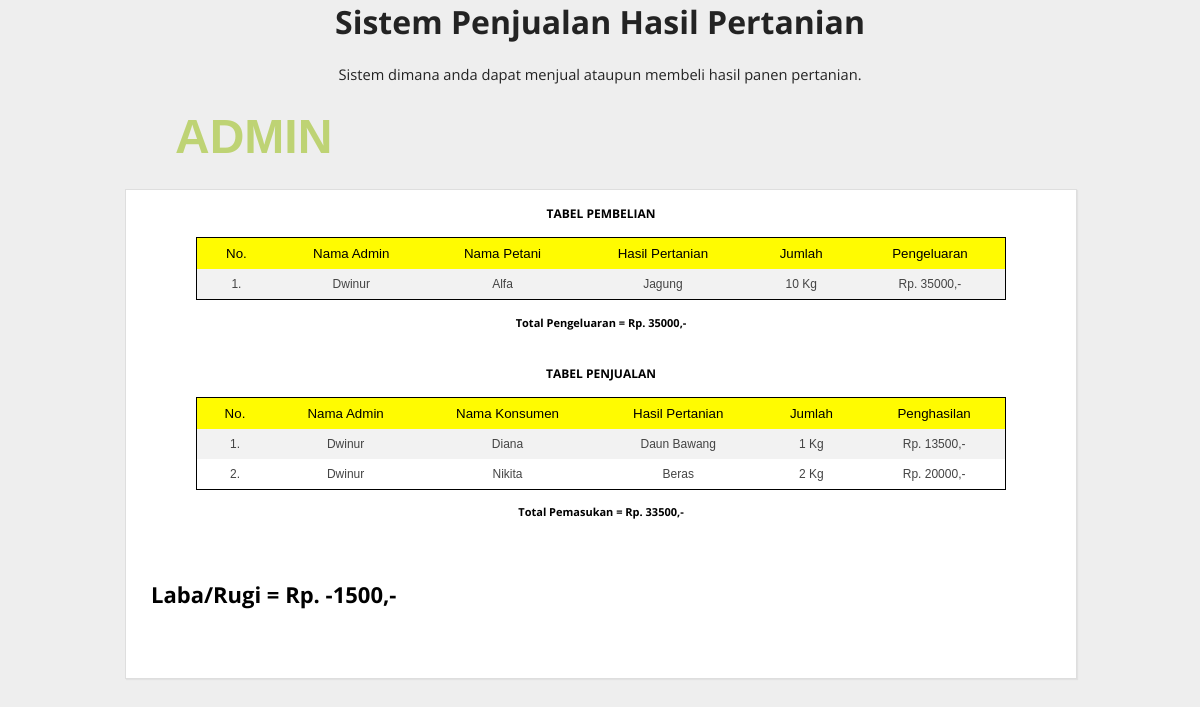
Screenshot of /laporan.php (signed in) with the database file from the repository.
### tables this page shows
CREATE TABLE `pembelian` (
  `id_pembelian` int(3) NOT NULL,
  `nama_admin` varchar(100) NOT NULL,
  `nama_petani` varchar(100) NOT NULL,
  `nama_barang` varchar(100) NOT NULL,
  `berat` int(15) NOT NULL,
  `pengeluaran` int(100) NOT NULL
);

CREATE TABLE `penjualan` (
  `id_penjualan` int(3) NOT NULL,
  `nama_admin` varchar(50) NOT NULL,
  `nama_konsumen` varchar(50) NOT NULL,
  `nama_barang` varchar(20) NOT NULL,
  `berat` int(15) NOT NULL,
  `penghasilan` int(100) NOT NULL
);

### laporan.php (the view, shortened to what this page needs)
<?php
include_once("config.php");
$result = mysqli_query($mysqli, "SELECT * FROM pembelian");
$sql = mysqli_query($mysqli, "SELECT * FROM penjualan");
$total1 = mysqli_query($mysqli, "SELECT SUM(pengeluaran) AS total1 FROM pembelian");
$total2 = mysqli_query($mysqli, "SELECT SUM(penghasilan) AS total2 FROM penjualan");
$total3 = mysqli_query($mysqli, "SELECT (SELECT SUM(penghasilan) AS total2 FROM penjualan)-(SELECT SUM(pengeluaran) AS total1 FROM pembelian) as total3");
?>
<html>
<head>
    <link rel="stylesheet" href="desain.css" />
</head>
<body>
<header>
    <h1>Sistem Penjualan Hasil Pertanian</h1>
    <p class="deskripsi">Sistem dimana anda dapat menjual ataupun membeli hasil panen pertanian.</p>
 </header>
 <div class="wrap">
 <div class="blog">
 <h2><a href="admin.php" id="admin">Admin</a></h2>
    <div class="conteudo">
    <center>
    <div class="post-info">
        <b>Tabel Pembelian</b>
    </div>
    <table class="table3">
<tr>
    <th>No.</th> <th>Nama Admin</th> <th>Nama Petani</th> <th>Hasil Pertanian</th> <th>Jumlah</th> <th>Pengeluaran</th>
</tr>
<?php
$no=0;
    while($user_data = mysqli_fetch_array($result)) {
    $no++;
    echo "<tr>";
    echo "<td>".$no.".</td>";
    echo "<td>".$user_data['nama_admin']."</td>";
    echo "<td>".$user_data['nama_petani']."</td>";
    echo "<td>".$user_data['nama_barang']."</td>";
    echo "<td>".$user_data['berat']." Kg</td>";
    echo "<td>Rp. ".$user_data['pengeluaran'].",-</td>";
    }
?>
</table>
<?php
while($user_data = mysqli_fetch_array($total1)) {
    echo "<h4>Total Pengeluaran = Rp. ".$user_data['total1'].",-</h4><br></br>";
}
?>
<div class="post-info">
        <b>Tabel Penjualan</b>
    </div>
    <table class="table3">
<tr>
    <th>No.</th> <th>Nama Admin</th> <th>Nama Konsumen</th> <th>Hasil Pertanian</th> <th>Jumlah</th> <th>Penghasilan</th>
</tr>
<?php
    while($user_data = mysqli_fetch_array($sql)) {
    echo "<tr>";
    echo "<td>".$user_data['id_penjualan'].".</td>";
    echo "<td>".$user_data['nama_admin']."</td>";
    echo "<td>".$user_data['nama_konsumen']."</td>";
    echo "<td>".$user_data['nama_barang']."</td>";
    echo "<td>".$user_data['berat']." Kg</td>";
    echo "<td>Rp. ".$user_data['penghasilan'].",-</td>";
}
?>
</table>
<?php
while($user_data = mysqli_fetch_array($total2)) {
    echo "<h4>Total Pemasukan = Rp. ".$user_data['total2'].",-</h4><br></br>";
}
?>
</center>
<?php
while($user_data = mysqli_fetch_array($total3)) {
    echo "<h1>Laba/Rugi = Rp. ".$user_data['total3'].",-</h1><br></br>";
}?>
</div>
</body>
</html>

### desain.css (style rules this page uses)
body { background: #eee; margin:0; font-family: 'Open Sans', sans-serif; }
header { text-align: center; color: #232323; }
header .deskripsi { font-size: 11pt; }
.wrap { width: 950px; margin:25px auto; }
.blog { float:left; }
.table, th, td { font-size: 9pt; padding: 8px 20px; text-align: center; }
.table1, th, td { padding: 8px 20px; text-align: center; font-size: 9pt; }
.table2, th, td { padding: 8px 20px; text-align: center; font-size: 9pt; }
.table3 { font-family: sans-serif; color: #444; border-collapse: collapse; width: 90%; border: 1px solid black; }
.table3 tr th { background: #fffb01; color: black; font-size: 10pt; font-weight: normal; }
.table3, th, td { padding: 8px 20px; text-align: center; font-size: 9pt; }
.table3 tr:nth-child(even) { background-color: #f2f2f2; }
.conteudo { font-size: 11px; width:900px; padding:25px; margin:25px auto; background: #fff; border:1px solid #dedede; -webkit-box-shadow: 1px 1px 1px 0px rgba(204,204,204,0.35); -moz-box-shadow: 1px 1px 1px 0px rgba(204,204,204,0.35); box-shadow: 1px 1px 1px 0px rgba(204,204,204,0.35); }
.post-info { font-size: 12px; margin: -10px 0 15px; text-transform: uppercase; }

### laporan.php (style rules this page uses)
h2 { font-size: 48px; font-family: sans-serif; margin: auto; mix-blend-mode: difference; padding: 0 50px; text-transform: uppercase; }
#admin { text-decoration:none; color: #301b7a; }

### rows the page displays
pembelian: nama_admin "Dwinur", nama_petani "Alfa", nama_barang "Jagung", berat "10", pengeluaran "35000"
penjualan: id_penjualan "1", nama_admin "Dwinur", nama_konsumen "Diana", nama_barang "Daun Bawang", berat "1", penghasilan "13500"
penjualan: id_penjualan "2", nama_admin "Dwinur", nama_konsumen "Nikita", nama_barang "Beras", berat "2", penghasilan "20000"

### other values shown
$user_data['total1'] "35000"
$user_data['total2'] "33500"
$user_data['total3'] "-1500"
